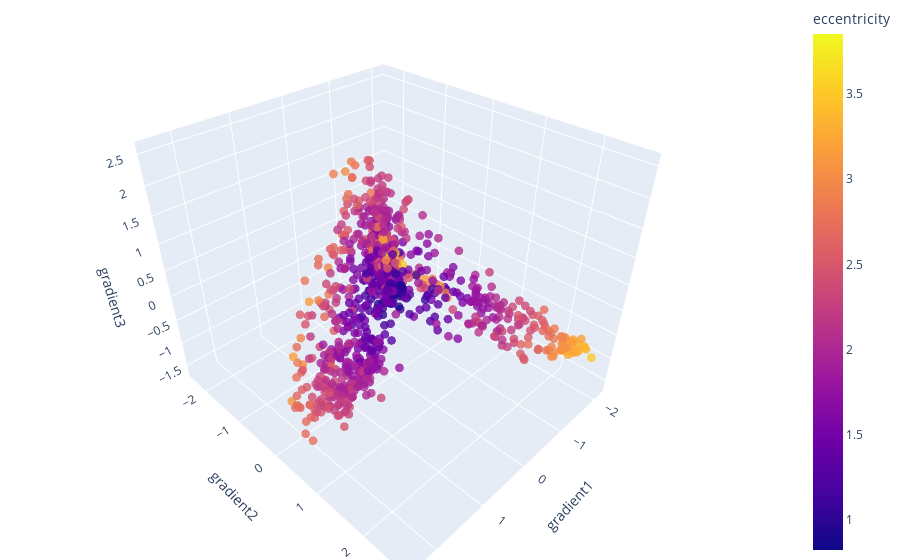

The cell this chart's notebook holds for it:
### Code cell
# plot

my_plot = pex.scatter_3d(x='gradient1', y='gradient2', z='gradient3',
                         data_frame=df[df.epic == 'baseline'], color='eccentricity', opacity=.8)
my_plot.update_layout(margin=dict(l=0, r=0, b=0, t=0))
my_plot.update_traces(marker_size=3)
my_plot.show()

### Figure 1 — Plotly figure (JSON) as saved in the notebook; plotly's stock layout.template omitted (floating-point values rounded to 4 significant figures; data arrays with more than 128 entries replaced by an {"elided": "..."} marker saying what was removed)
{"data": [{"hovertemplate": "gradient1=%{x}<br>gradient2=%{y}<br>gradient3=%{z}<br>eccentricity=%{marker.color}<extra></extra>", "legendgroup": "", "marker": {"color": {"elided": "998 float values"}, "coloraxis": "coloraxis", "opacity": 0.8, "symbol": "circle", "size": 3}, "mode": "markers", "name": "", "scene": "scene", "showlegend": false, "x": {"elided": "998 float values"}, "y": {"elided": "998 float values"}, "z": {"elided": "998 float values"}, "type": "scatter3d"}], "layout": {"scene": {"domain": {"x": [0.0, 1.0], "y": [0.0, 1.0]}, "xaxis": {"title": {"text": "gradient1"}}, "yaxis": {"title": {"text": "gradient2"}}, "zaxis": {"title": {"text": "gradient3"}}}, "coloraxis": {"colorbar": {"title": {"text": "eccentricity"}}, "colorscale": [[0.0, "#0d0887"], [0.1111, "#46039f"], [0.2222, "#7201a8"], [0.3333, "#9c179e"], [0.4444, "#bd3786"], [0.5556, "#d8576b"], [0.6667, "#ed7953"], [0.7778, "#fb9f3a"], [0.8889, "#fdca26"], [1.0, "#f0f921"]]}, "legend": {"tracegroupgap": 0}, "margin": {"t": 0, "l": 0, "r": 0, "b": 0}}}
